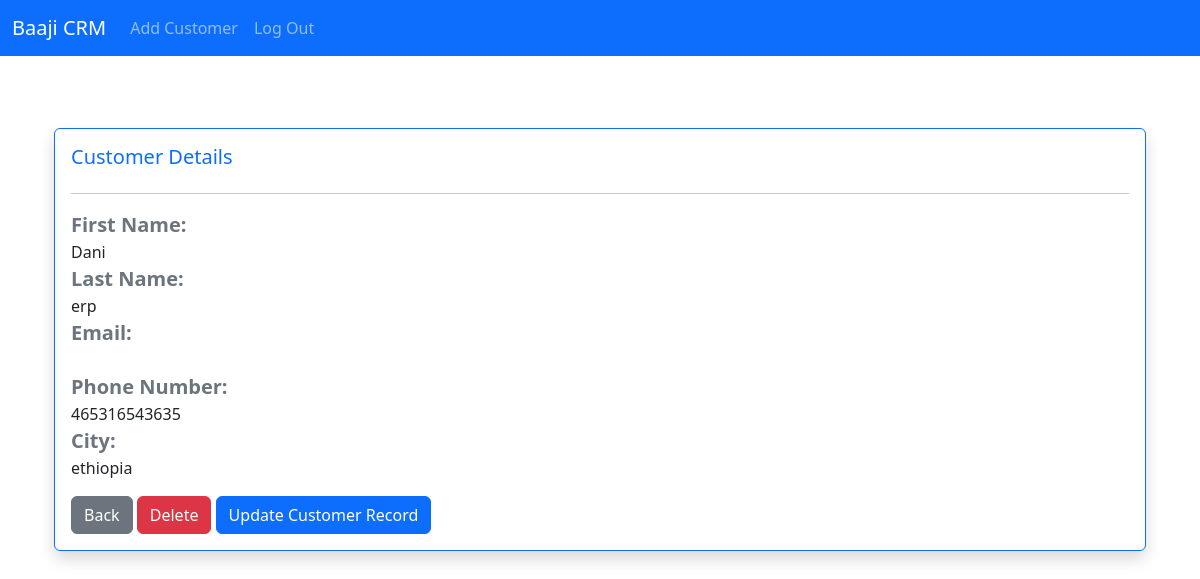
Screenshot of /customer/8 (signed in) with the database file from the repository.
### website/models.py (models this page shows, shortened)
class Customer(models.Model):
     first_name =models.CharField( max_length=50)
     last_name =models.CharField( max_length=50)
     email =models.EmailField( max_length=254, blank=True, null=True)
     phone_numer= models.CharField(max_length=20)
     city =models.CharField( max_length=50)
     created_by = models.ForeignKey(User, on_delete=models.CASCADE , null=True)

### website/views.py (the view)
# urls.py: path('customer/<int:pk>', views.customer, name ='customer'),
def customer(request , pk):
    if request.user.is_authenticated:
        the_customer  = Customer.objects.get(id=pk)
        return render (request , 'customer.html',{'the_customer':the_customer})
    else:
        messages.success(request , 'You need to log in Frst ')
        return redirect ('home')

### website/templates/customer.html
{% extends "base.html" %}
{% block content %}
<div class="container mt-5">
    <div class="card border-primary shadow">
        <div class="card-body">
            <h5 class="card-title text-primary mb-4">Customer Details</h5>
            <hr>
            <p class="card-text">
                <strong class="text-secondary fs-5">First Name:</strong><br>
                {{ the_customer.first_name }}<br>
                <strong class="text-secondary fs-5">Last Name:</strong><br>
                {{ the_customer.last_name }}<br>
                <strong class="text-secondary fs-5">Email:</strong><br>
                {{ the_customer.email }}<br>
                <strong class="text-secondary fs-5">Phone Number:</strong><br>
                {{ the_customer.phone_numer }}<br>
                <strong class="text-secondary fs-5">City:</strong><br>
                {{ the_customer.city }}<br>
            </p>
            <a href="{% url 'home' %}" class="btn btn-secondary">Back</a>
            <a href="{% url 'delete_customer' the_customer.pk %}" class="btn btn-danger">Delete</a>
            <a href="{% url 'update_customer' the_customer.pk %}" class="btn btn-primary">Update Customer Record</a>
        </div>
    </div>
</div>
{% endblock %}

### rows the page displays
Customer: first_name "Dani", last_name "erp", phone_numer "465316543635", city "ethiopia"
